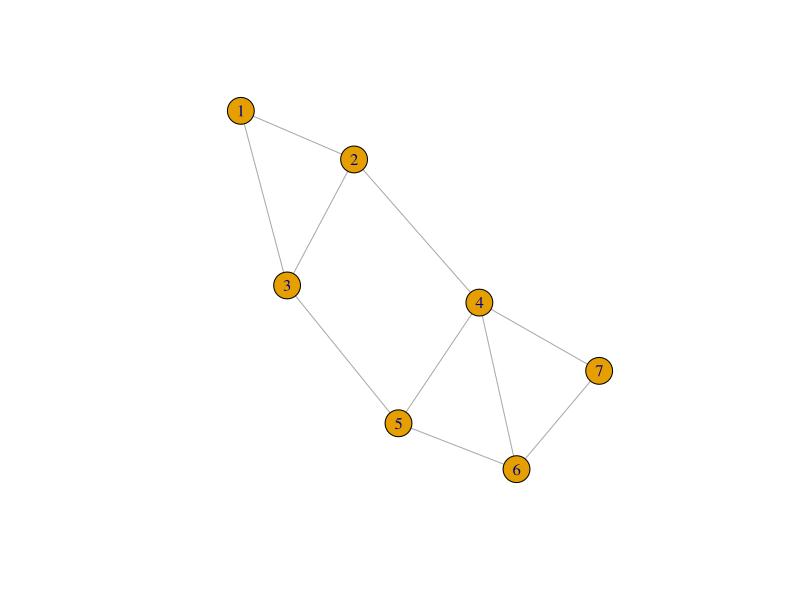
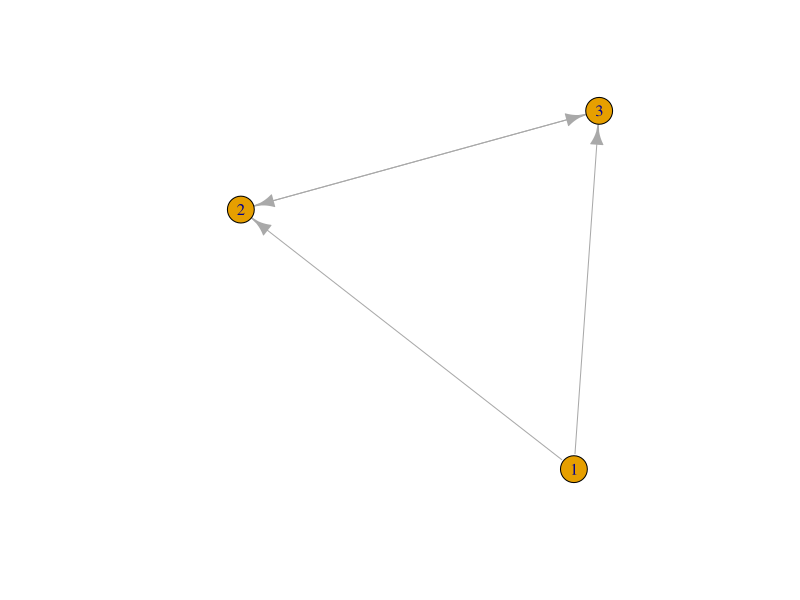
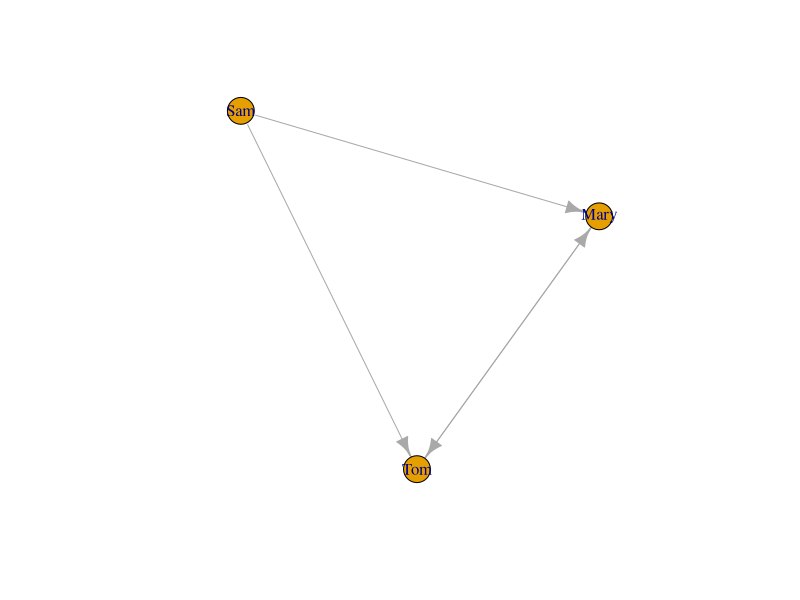
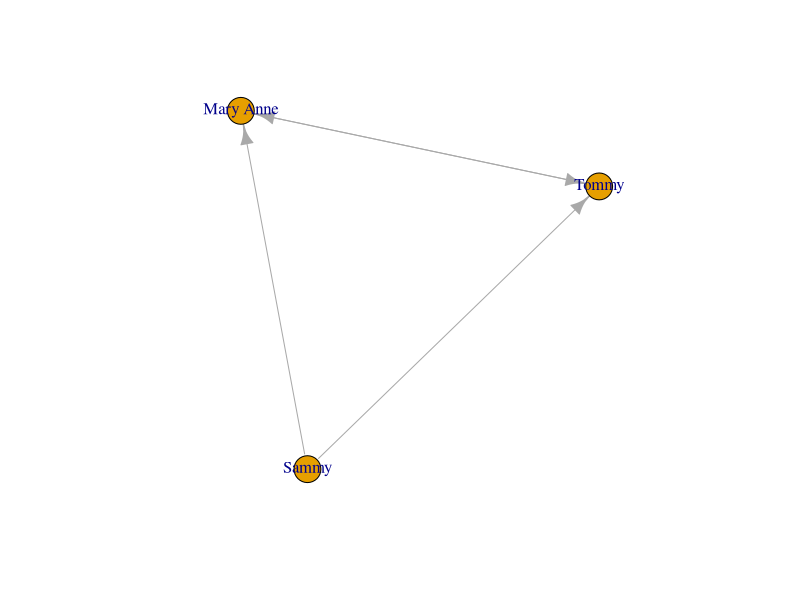

Write the R code that produced these figures, in order.
## ---- chunk 1
knitr::opts_chunk$set(echo = TRUE)
#install.packages("sand")  # created by the book authors & contains datasets used in the exercises
library(igraph)
## ---- chunk 2
# create the graph object
g <- graph_from_literal(1-2, 1-3, 2-3, 2-4, 3-5, 4-5, 4-6, 4-7, 5-6, 6-7)

# view the graph object details
g
## ---- chunk 3
# visualise the graph
plot(g)
## ---- chunk 4
V(g)
## ---- chunk 5
E(g)
## ---- chunk 6
print_all(g)
## ---- chunk 7
# create the directed graph with 3 vertices and 4 edges (2 directed and one mutual)
dg <- graph_from_literal(1-+2, 1-+3, 2++3)

# view the information for the directed graph
dg
## ---- chunk 8
plot(dg)
## ---- chunk 9
dg_names <- graph_from_literal(Sam-+Mary, Sam-+Tom, Mary++Tom)
print_all(dg_names)
## ---- chunk 10
plot(dg_names)
## ---- chunk 11
V(dg_names)$name <- c("Sammy", "Mary Anne", "Tommy")
plot(dg_names)
